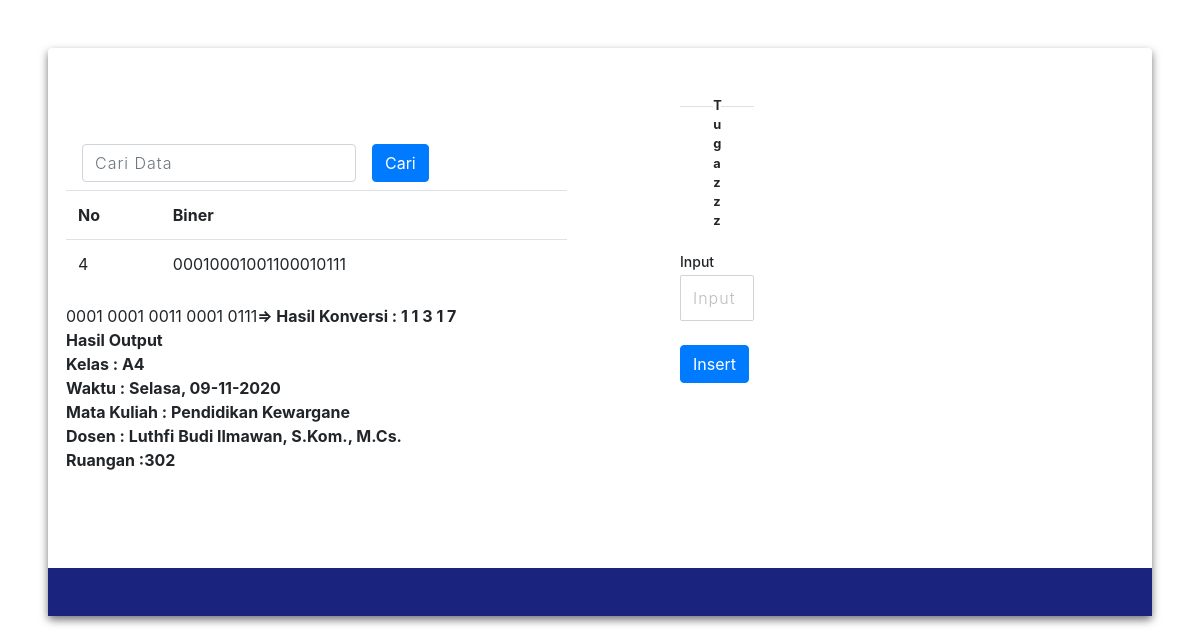
Page /hasil.php?cari=00010001001100010111 on the committed database.
### tables this page shows
CREATE TABLE `tugas` (
  `no` int(11) NOT NULL,
  `hasil` varchar(20) NOT NULL
);

CREATE TABLE `kelas` (
  `id` int(11) NOT NULL,
  `kelas` varchar(10) NOT NULL
);

CREATE TABLE `waktu` (
  `id` int(11) NOT NULL,
  `waktu` varchar(50) NOT NULL
);

CREATE TABLE `matkul` (
  `id` int(11) NOT NULL,
  `matkul` varchar(20) NOT NULL
);

CREATE TABLE `dosen` (
  `id` int(11) NOT NULL,
  `dosen` varchar(50) NOT NULL
);

CREATE TABLE `ruangan` (
  `id` int(11) NOT NULL,
  `ruangan` varchar(20) NOT NULL
);

### hasil.php (the view, shortened to what this page needs)
<!DOCTYPE html>
<html lang="en">
<head>
    <link rel="stylesheet" href="style.css">
    <link rel="stylesheet" href="https://stackpath.bootstrapcdn.com/bootstrap/4.3.1/css/bootstrap.min.css">
    <link rel="stylesheet" href="https://stackpath.bootstrapcdn.com/bootstrap/4.3.1/js/bootstrap.bundle.min.js">
    <link rel="stylesheet" href="https://cdnjs.cloudflare.com/ajax/libs/font-awesome/4.7.0/css/font-awesome.min.css">
    <link rel="stylesheet" href="https://cdnjs.cloudflare.com/ajax/libs/jquery/3.2.1/jquery.min.js">
</head>
<body>
<div class="container-fluid px-1 px-md-5 px-lg-1 px-xl-5 py-5 mx-auto">
    <div class="card card0 border-0">
        <div class="row d-flex">
            <div class="col-lg-6 px-4 py-5">
                <div class="row px-4 py-5">
                <form class="form-inline">
                    <div class="form-group mx-sm-3 mb-2">
                        <input type="text" class="form-control" name="cari" placeholder="Cari Data">
                    </div>
                    <button type="submit" class="btn btn-primary mb-2">Cari</button>
                </form>
                        <table class="table ml-7">
                            <tr>
                                <th>No</th>
                                <th>Biner</th>
                            </tr>
                            <?php
                            include('konek.php');
                            if(isset($_GET['cari'])){
                                $cari = $_GET['cari'];
                                $data = mysqli_query($koneksi, "SELECT * FROM tugas WHERE hasil LIKE '%".$cari."%'");
                            }else{
                                $data = mysqli_query($koneksi, "SELECT * FROM tugas");
                            }
                            while($d = mysqli_fetch_array($data)){
                            ?>
                            <tr>
                                <td><?php echo $d['no']; ?></td>
                                <td><?php echo $d['hasil']; ?></td>
                            </tr>
                            <?php } ?>
                        </table>
                        <?php
                        include('konek.php');
                        if(isset($_GET['cari'])){
                            $cari = $_GET['cari'];
                            $sub1 = intval(bindec(substr($cari, 0,4))) + 1;
                            $sub2 = intval(bindec(substr($cari, 4,4))) + 1;
                            $sub3 = intval(bindec(substr($cari, 8,4))) + 1;
                            $sub4 = intval(bindec(substr($cari, 12,4))) + 1;
                            $sub5 = intval(bindec(substr($cari, 16,4))) + 1;
                            echo "
                            ".substr($cari, 0,4)."
                            ".substr($cari, 4,4)."
                            ".substr($cari, 8,4)."
                            ".substr($cari, 12,4)."
                            ".substr($cari, 16,4)."";
                            echo "<b>  => Hasil Konversi :
                            ".bindec(substr($cari, 0,4))."
                            ".bindec(substr($cari, 4,4))."
                            ".bindec(substr($cari, 8,4))."
                            ".bindec(substr($cari, 12,4))."
                            ".bindec(substr($cari, 16,4))."
                            </b>";
                            $kelas = mysqli_query($koneksi, "SELECT * FROM kelas WHERE id = $sub3");
                            $matkul = mysqli_query($koneksi, "SELECT * FROM matkul WHERE id = $sub1");
                            $dosen = mysqli_query($koneksi, "SELECT * FROM dosen WHERE id = $sub2");
                            $ruangan = mysqli_query($koneksi, "SELECT * FROM ruangan WHERE id = $sub4");
                            $waktu = mysqli_query($koneksi, "SELECT * FROM waktu WHERE id = $sub5");
                            echo "<b>Hasil Output <br>";
                            while($d = mysqli_fetch_array($kelas)){
                                echo "Kelas : ". $d['kelas'];
                            }
                            while($d = mysqli_fetch_array($waktu)){
                                echo "<br>Waktu : ". $d['waktu'];
                            }
                            while($d = mysqli_fetch_array($matkul)){
                                echo "<br>Mata Kuliah : ". $d['matkul'];
                            }
                            while($d = mysqli_fetch_array($dosen)){
                                echo "<br>Dosen : ". $d['dosen'];
                            }
                            while($d = mysqli_fetch_array($ruangan)){
                                echo "<br>Ruangan :". $d['ruangan'];
                            }
                        }
                    ?>
                </div>
            </div>
            <div class="col-lg-6">
                <div class="card2 card border-0 px-4 py-5">
                    <div class="row px-3 mb-4">
                        <div class="line"></div> <small class="or text-center">Tugazzz</small>
                        <div class="line"></div>
                    </div>
                    <form action="insert.php" method="post">
                    <div class="row px-3"> <label class="mb-1">
                            <h6 class="mb-0 text-sm">Input</h6>
                        </label> <input class="mb-4" type="text" name="hasil" placeholder="Input Biner" required>
                    </div>
                    <div class="row mb-3 px-3"> <button type="submit" class="btn btn-primary">Insert</button>
                    </div>
                    </form>
                </div>
            </div>
        </div>
        <div class="bg-blue py-4">
        </div>
    </div>
</div>
</body>
</html>

### style.css (style rules this page uses)
body { color: #000; overflow-x: hidden; height: 100%; background-color: #B0BEC5; background-repeat: no-repeat }
.card0 { box-shadow: 0px 4px 8px 0px #757575; border-radius: 0px }
.card2 { margin: 0px 40px }
.line { height: 1px; width: 45%; background-color: #E0E0E0; margin-top: 10px }
.or { width: 10%; font-weight: bold }
.text-sm { font-size: 14px !important }
::placeholder { color: #BDBDBD; opacity: 1; font-weight: 300 }
input, textarea { padding: 10px 12px 10px 12px; border: 1px solid lightgrey; border-radius: 2px; margin-bottom: 5px; margin-top: 2px; width: 100%; box-sizing: border-box; color: #2C3E50; font-size: 14px; letter-spacing: 1px }
.bg-blue { color: #fff; background-color: #1A237E }

### rows in the picture
tugas: no "4", hasil "00010001001100010111"
kelas: kelas "A4"
waktu: waktu "Selasa, 09-11-2020"
matkul: matkul "Pendidikan Kewargane"
dosen: dosen "Luthfi Budi Ilmawan, S.Kom., M.Cs."
ruangan: ruangan "302"

### other values in the picture
substr($cari, 0,4) "0001"
substr($cari, 4,4) "0001"
substr($cari, 8,4) "0011"
substr($cari, 12,4) "0001"
substr($cari, 16,4) "0111"
bindec(substr($cari, 0,4)) "1"
bindec(substr($cari, 4,4)) "1"
bindec(substr($cari, 8,4)) "3"
bindec(substr($cari, 12,4)) "1"
bindec(substr($cari, 16,4)) "7"
